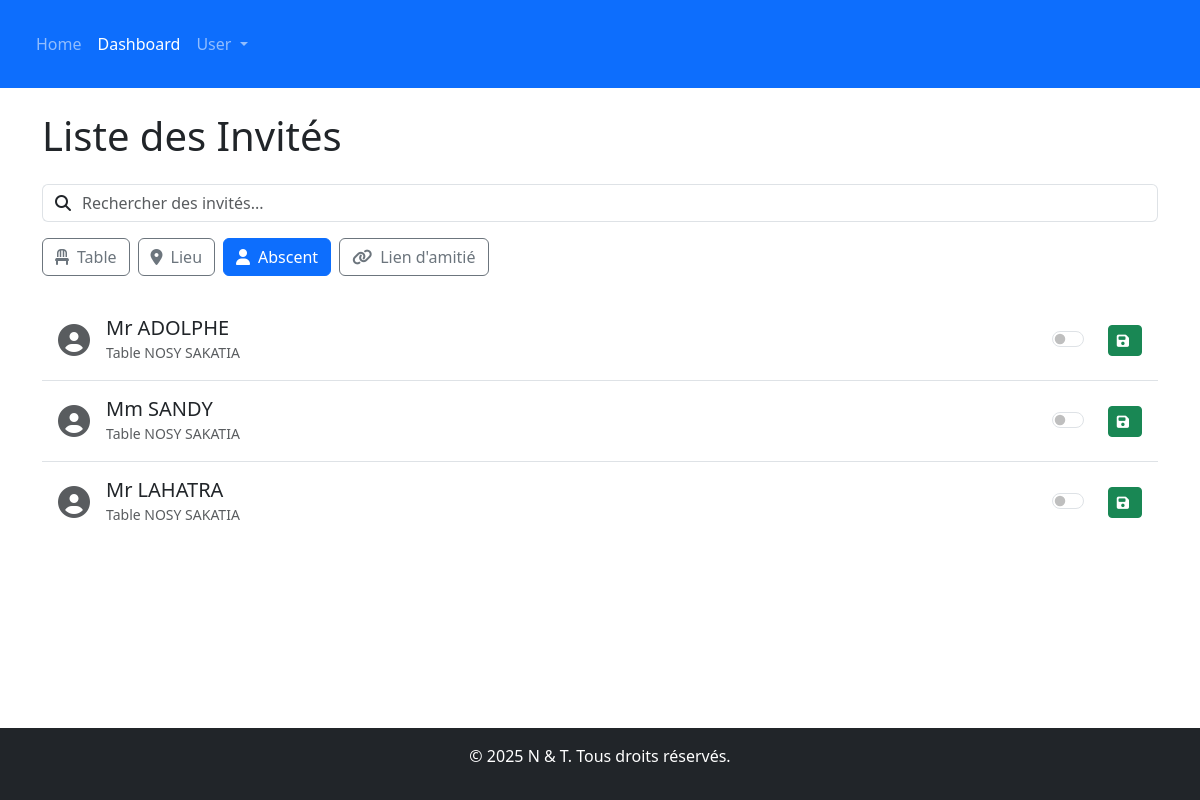
/cheking/search/?code=A54, run on an earlier commit of the app's database.
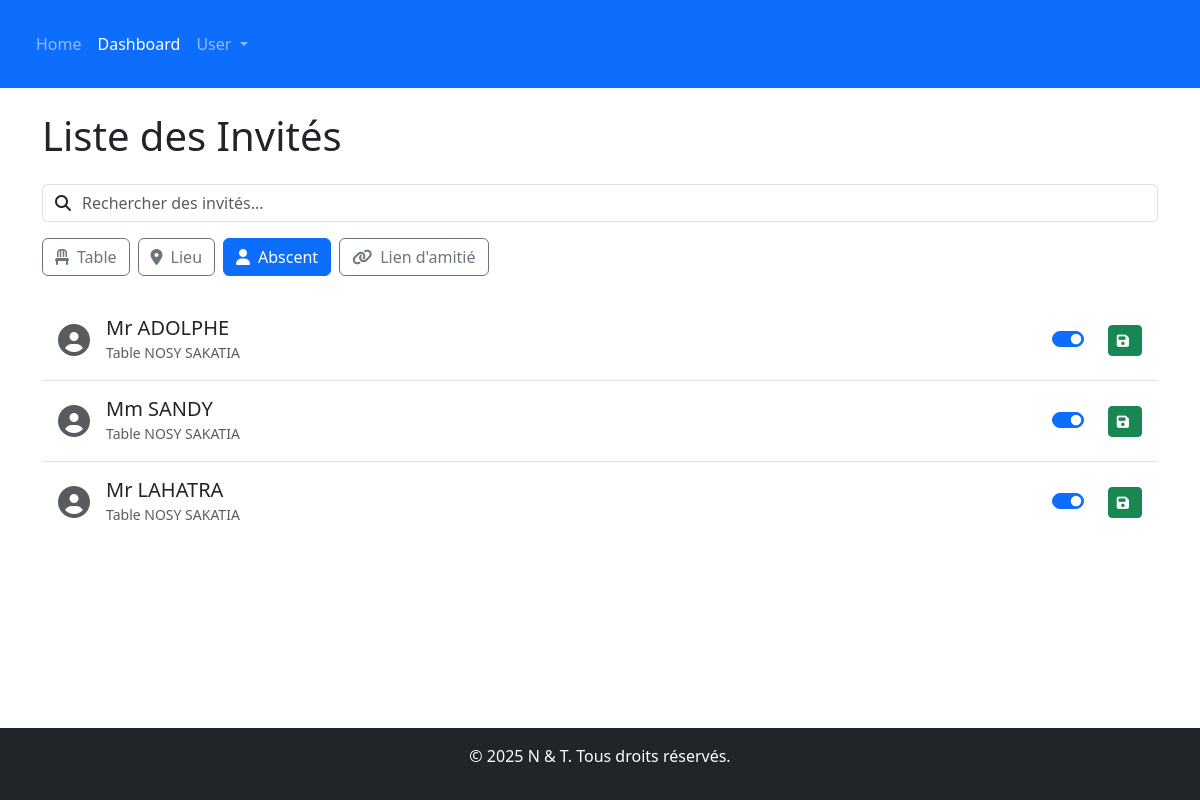
And on a later commit of the database.
### cheking/models.py (models this page shows, shortened)
class Invite(models.Model):
    nom = models.CharField(max_length=100)
    ville = models.ForeignKey(Ville, on_delete=models.CASCADE, null=True, blank=True)
    quartier = models.ForeignKey(Quartier, on_delete=models.CASCADE, null=True, blank=True)
    invitation = models.ForeignKey(QrCode, on_delete=models.CASCADE, related_name='invites')
    nombre = models.IntegerField(default=1)
    est_present = models.BooleanField(default=False)
    attente_de_validation = models.BooleanField(default=False)
    lien_amitie = models.ForeignKey(LienAmitie, on_delete=models.CASCADE, null=True, blank=True)

class QrCode(models.Model):
    code = models.CharField(max_length=100, unique=True)
    table = models.ForeignKey(Tables, on_delete=models.CASCADE, null=True, blank=True)

class Tables(models.Model):
    nom = models.CharField(max_length=100)
    def __str__(self):
        return f"Table {self.nom}"

### cheking/views.py (the view)
# urls.py: path('search/', views.search, name="search"),
def search(request):
    code = request.GET.get('code', None)
    if code:
        invites = Invite.objects.filter(invitation__code=code)
    else:
        invites = Invite.objects.all()
    tables = get_tables(invites)
    if not invites.exists():
        messages.error(request, "Aucun invité trouvé avec ce code.")
    context= {
        'tables': tables,
        'invites': invites,}
    return render(request, 'cheking/search_invites.html', context)

### cheking/views.py (called while the page is built)
def get_tables(liste):
    tables = set()
    for invite in liste:
        if invite.invitation and invite.invitation.table:
            tables.add(invite.invitation.table.nom)
    return sorted(tables)

### cheking/templates/cheking/search_invites.html (shortened to what this page needs)
{% extends 'base.html' %}
{% load static %}
{% block content %}
<div class="container py-4">
    <div class="d-flex justify-content-between align-items-center mb-4">
        <h1 class="mb-0">Liste des Invités</h1>
    </div>
    <div class="input-group mb-3">
        <span class="input-group-text bg-white border-end-0" id="search-addon"><i class="fas fa-search"></i></span>
        <input type="text" class="form-control border-start-0 ps-0" placeholder="Rechercher des invités..." aria-label="Search" aria-describedby="search-addon" id="guestSearchInput">
    </div>
    <div class="d-flex flex-wrap gap-2 mb-4">
        <button class="btn btn-outline-secondary filter-btn" data-filter-type="table" onclick="console.log('{{ tables }}')">
            <i class="fas fa-chair me-2"></i>Table
        </button>
        <button class="btn btn-outline-secondary filter-btn" data-filter-type="location">
            <i class="fas fa-map-marker-alt me-2"></i>Lieu
        </button>
        <button class="btn btn-outline-primary filter-btn active" data-filter-type="Abscent">
            <i class="fas fa-user me-2"></i>Abscent
        </button>
        <button class="btn btn-outline-secondary filter-btn" data-filter-type="friendship">
            <i class="fas fa-link me-2"></i>Lien d'amitié
        </button>
    </div>
    <div class="guest-list-container overflow-auto" style="max-height: calc(100vh - 400px);">
        <ul class="list-group list-group-flush" id="guestList">
            {% for invite in invites %}
                <li class="list-group-item d-flex justify-content-between align-items-center py-3 guest-item"
                    data-table="{{ invite.invitation.table.nom|default_if_none:'' }}"
                    data-location="{{ invite.quartier.nom|default_if_none:'' }}"
                    data-abcent="{{ invite.est_present }}"
                    data-friendship="{{ invite.lien_amitie.lien|default_if_none:'' }}">
                    <a href="{% url 'cheking:detail' invite.id %}" class="text-decoration-none d-flex align-items-center flex-grow-1 text-dark">
                        <i class="fas fa-user-circle fa-2x me-3 text-muted"></i>
                        <div>
                            <h5 class="mb-0">{{ invite.nom }}</h5>
                            <small class="text-muted">{{ invite.invitation.table|default:"Table : Non assignée" }}</small>
                        </div>
                    </a>
                    <div class="d-flex align-items-center guest-controls">
                        <div class="form-check form-switch me-3">
                            <input class="form-check-input presence-switch"
                                type="checkbox"
                                role="switch"
                                id="presence-switch-{{ invite.id }}"
                                data-invite-id="{{ invite.id }}"
                                {% if invite.est_present %}checked{% endif %}>
                        </div>
                        <button class="btn btn-success btn-sm save-btn"
                                data-invite-id="{{ invite.id }}">
                            <i class="fas fa-save me-1"></i>
                        </button>
                    </div>
                </li>
            {% empty %}
                <li class="list-group-item text-center text-muted">Aucun invité trouvé.</li>
            {% endfor %}
        </ul>
    </div>
</div>
{% endblock %}

### cheking/templates/base.html (shortened to what this page needs)
{% load static %}
<!DOCTYPE html>
<html lang="en">
<head>
    <link href="https://cdn.jsdelivr.net/npm/bootstrap@5.3.3/dist/css/bootstrap.min.css" rel="stylesheet">
    <link rel="stylesheet" href="{% static 'css/style.css' %}">
</head>
<body>
    <header class="bg-primary text-white p-3">
        <nav class="navbar navbar-expand-lg navbar-dark bg-primary">
            <div class="container-fluid">
                <div class="collapse navbar-collapse" id="navbarNav">
                    <ul class="navbar-nav me-auto mb-2 mb-lg-0">
                        <li class="nav-item">
                            <a class="nav-link" href="{% url 'cheking:index' %}">Home</a>
                        </li>
                        <li class="nav-item">
                            <a class="nav-link active" aria-current="page" href="{% url 'cheking:dashboard' %}">Dashboard</a>
                        </li>
                        <li class="nav-item dropdown">
                            <a class="nav-link dropdown-toggle" href="#" role="button" data-bs-toggle="dropdown" aria-expanded="false">
                                User
                            </a>
                        </li>
                    </ul>
                </div>
            </div>
        </nav>
    </header>
    {% block content%}
    {% endblock %}
    <footer class="bg-dark text-white p-3 text-center mt-5 fixed-bottom">
        <p>&copy; {% now "Y" %} N & T. Tous droits réservés.</p>
    </footer>
</body>
</html>

What changed in the data, as far as the page shows it:
changed Invite "Mr ADOLPHE": est_present "☐" → "☑"
changed Invite "Mm SANDY": est_present "☐" → "☑"
changed Invite "Mr LAHATRA": est_present "☐" → "☑"
